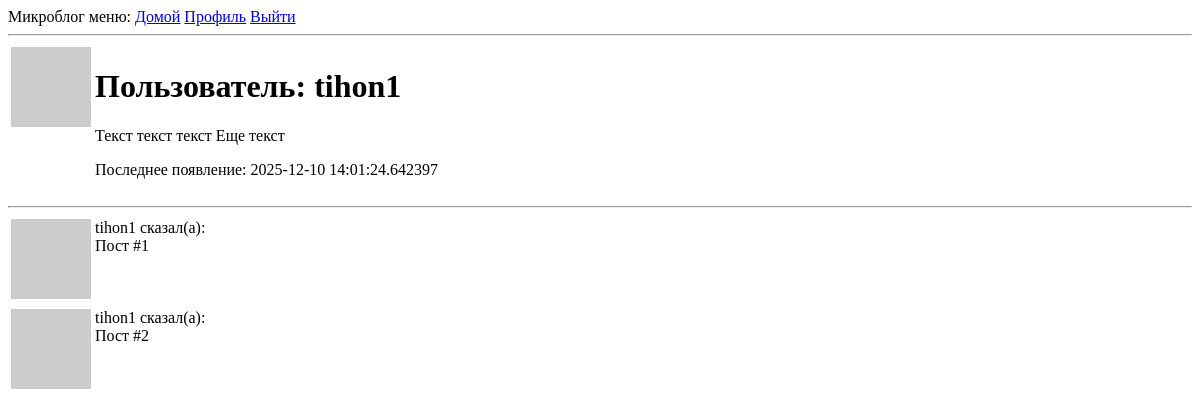
/user/tihon1 (signed in), run on an earlier commit of the app's database.
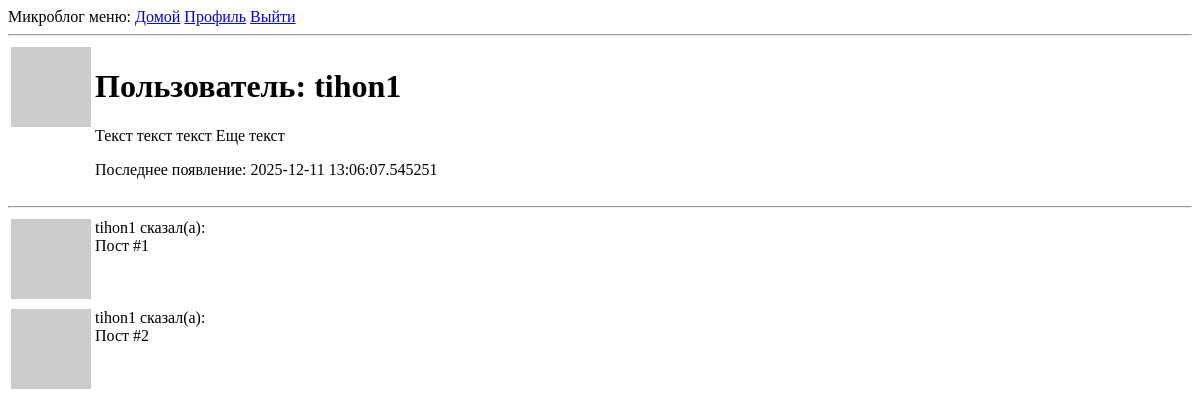
And on a later commit of the database.
### app/models.py (models this page shows, shortened)
class User(UserMixin, db.Model): # Класс наследуется от db.Model для работы с БД и миксин-класса для управлениями сессиями пользователей
    id: so.Mapped[int] = so.mapped_column(primary_key=True)
    username: so.Mapped[str] = so.mapped_column(sa.String(64), index=True, unique=True)
    email: so.Mapped[str] = so.mapped_column(sa.String(120), index=True, unique=True)
    password_hash: so.Mapped[Optional[str]] = so.mapped_column(sa.String(256))
    about_me: so.Mapped[Optional[str]] = so.mapped_column(sa.String(140))
    last_seen: so.Mapped[Optional[datetime]] = so.mapped_column(default=lambda: datetime.now(timezone.utc))
    posts: so.WriteOnlyMapped['Post'] = so.relationship(back_populates='author')
    def avatar(self, size):
        email_bytes = self.email.lower().encode('utf-8')
        digest = md5(email_bytes).hexdigest()
        return f'https://www.gravatar.com/avatar/{digest}?d=identicon&s={size}'

### app/routes.py (the view)
@app.route('/user/<username>')  # Динамический маршрут: /user/ivan, /user/maria и т.д.
@login_required  # Защита страницы - только для авторизованных пользователей
def user(username):  # Функция получает username из URL
    user = db.first_or_404(sa.select(User).where(User.username == username))
    posts = [
        {'author': user, 'body': 'Пост #1'},
        {'author': user, 'body': 'Пост #2'}
    ]
    return render_template('user.html', user=user, posts=posts)

### app/models.py (called while the page is built)
@login.user_loader # Регистрируем функцию как загрузчик для Flask-Login
def load_user(id):
    return db.session.get(User, int(id)) # Преобразуем 'id' (str) в int и ищем в БД

### app/routes.py (called while the page is built)
@app.before_request
def before_request():
    if current_user.is_authenticated:
        current_time = datetime.now(timezone.utc)
        current_user.last_seen = current_time
        db.session.commit()

### app/templates/user.html (shortened to what this page needs)
{% extends "base.html" %}
{% block content %}
    <table>
        <tr valign="top">
            <td><img src="{{ user.avatar(128) }}"></td>
            <td>
                <h1>Пользователь: {{ user.username }}</h1>
                {% if user.about_me %}<p>{{ user.about_me }}</p>{% endif %}
                {% if user.last_seen %}<p>Последнее появление: {{ user.last_seen }}</p>{% endif %}
            </td>
        </tr>
    </table>
    <hr>
    {% for post in posts %}
        {% include '_post.html' %}
    {% endfor %}
{% endblock %}

### app/templates/base.html (shortened to what this page needs)
<!doctype html>
<html>
  <head>
  </head>
  <body>
    <div>
        Микроблог меню:
        <a href="{{ url_for('index') }}">Домой</a>
        {% if current_user.is_anonymous %}
        <a href="{{ url_for('login') }}">Логин</a>
        {% else %}
        <a href="{{ url_for('user', username=current_user.username) }}">Профиль</a>
        <a href="{{ url_for('logout') }}">Выйти</a>
        {% endif %}
    </div>
    <hr>
    {% block content %}{% endblock %}
  </body>
</html>

### app/templates/_post.html
<table>
    <tr valign="top">
        <td><img src="{{ post.author.avatar(36) }}"></td>
        <td>{{ post.author.username }} сказал(а): <br>{{ post.body }}</td>
    </tr>
</table>

What changed in the data, as far as the page shows it:
changed User "tihon1": last_seen "2025-12-10 14:01:24.642397" → "2025-12-11 13:06:07.545251"
